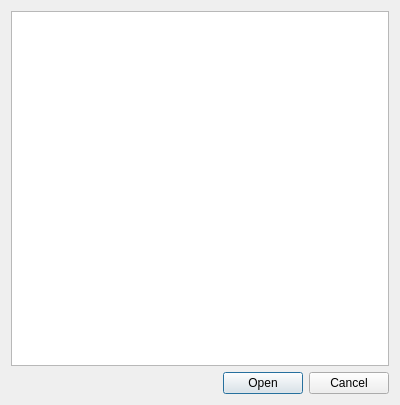
<?xml version="1.0" encoding="UTF-8"?>
<ui version="4.0">
 <class>CSVLoadingDialog</class>
 <widget class="QDialog" name="CSVLoadingDialog">
  <property name="geometry">
   <rect>
    <x>0</x>
    <y>0</y>
    <width>400</width>
    <height>405</height>
   </rect>
  </property>
  <property name="sizePolicy">
   <sizepolicy hsizetype="Expanding" vsizetype="Expanding">
    <horstretch>0</horstretch>
    <verstretch>0</verstretch>
   </sizepolicy>
  </property>
  <property name="maximumSize">
   <size>
    <width>16777215</width>
    <height>16777215</height>
   </size>
  </property>
  <property name="windowTitle">
   <string>Preview File</string>
  </property>
  <layout class="QVBoxLayout" name="verticalLayout">
   <item>
    <widget class="QTableWidget" name="tableWidget">
     <property name="sizePolicy">
      <sizepolicy hsizetype="Preferred" vsizetype="Preferred">
       <horstretch>0</horstretch>
       <verstretch>0</verstretch>
      </sizepolicy>
     </property>
     <property name="maximumSize">
      <size>
       <width>16777215</width>
       <height>16777215</height>
      </size>
     </property>
     <property name="verticalScrollBarPolicy">
      <enum>Qt::ScrollBarPolicy::ScrollBarAsNeeded</enum>
     </property>
     <property name="horizontalScrollBarPolicy">
      <enum>Qt::ScrollBarPolicy::ScrollBarAsNeeded</enum>
     </property>
     <property name="sizeAdjustPolicy">
      <enum>QAbstractScrollArea::SizeAdjustPolicy::AdjustToContents</enum>
     </property>
     <property name="showGrid">
      <bool>true</bool>
     </property>
     <attribute name="horizontalHeaderVisible">
      <bool>true</bool>
     </attribute>
     <attribute name="verticalHeaderVisible">
      <bool>true</bool>
     </attribute>
    </widget>
   </item>
   <item>
    <widget class="QDialogButtonBox" name="buttonBox">
     <property name="orientation">
      <enum>Qt::Orientation::Horizontal</enum>
     </property>
     <property name="standardButtons">
      <set>QDialogButtonBox::StandardButton::Cancel|QDialogButtonBox::StandardButton::Open</set>
     </property>
    </widget>
   </item>
  </layout>
 </widget>
 <resources/>
 <connections>
  <connection>
   <sender>buttonBox</sender>
   <signal>accepted()</signal>
   <receiver>CSVLoadingDialog</receiver>
   <slot>accept()</slot>
   <hints>
    <hint type="sourcelabel">
     <x>248</x>
     <y>254</y>
    </hint>
    <hint type="destinationlabel">
     <x>157</x>
     <y>274</y>
    </hint>
   </hints>
  </connection>
  <connection>
   <sender>buttonBox</sender>
   <signal>rejected()</signal>
   <receiver>CSVLoadingDialog</receiver>
   <slot>reject()</slot>
   <hints>
    <hint type="sourcelabel">
     <x>316</x>
     <y>260</y>
    </hint>
    <hint type="destinationlabel">
     <x>286</x>
     <y>274</y>
    </hint>
   </hints>
  </connection>
 </connections>
</ui>
